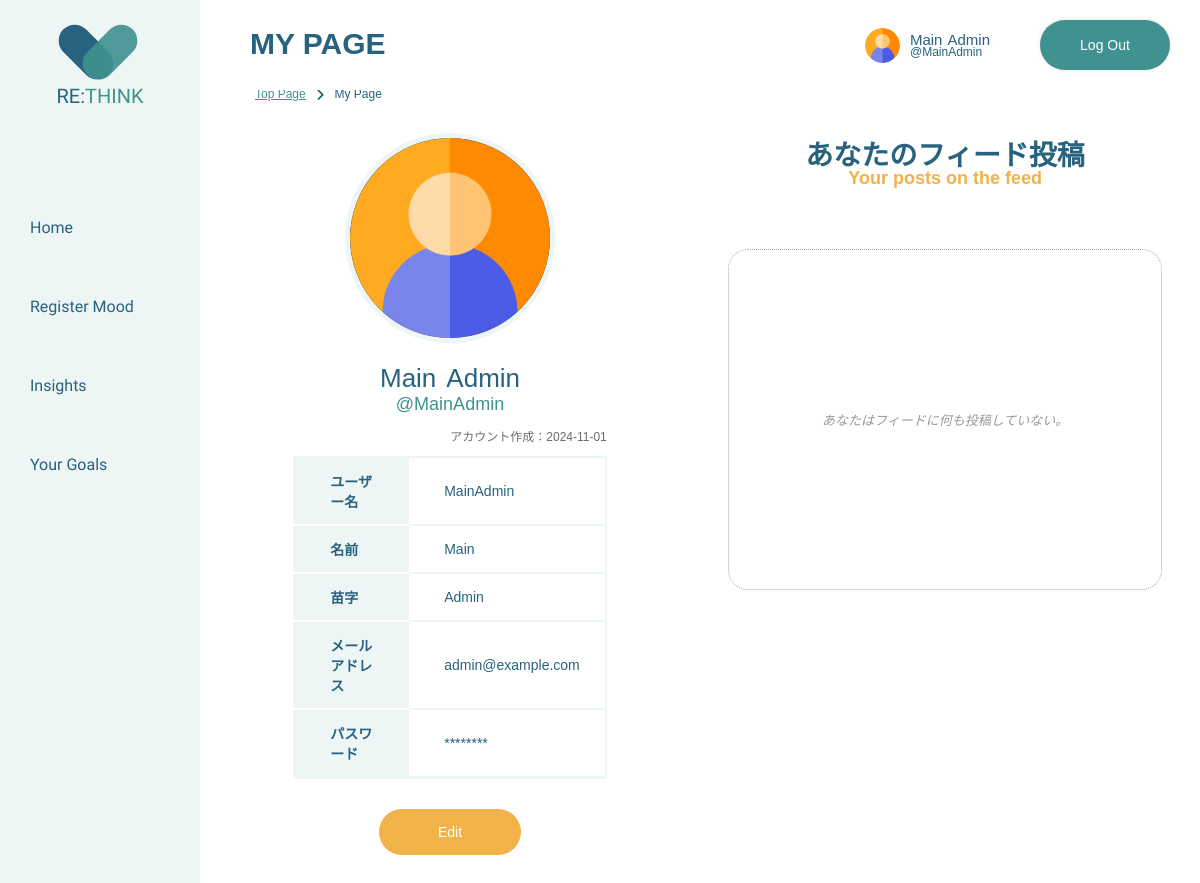
The app's page /rethink/user/user_profile/my_page.php (signed in) with its own data.
### tables this page shows
CREATE TABLE `users` (
  `UserID` int(11) NOT NULL,
  `FirstName` varchar(50) NOT NULL,
  `LastName` varchar(50) NOT NULL,
  `Username` varchar(30) DEFAULT NULL,
  `Email` varchar(50) NOT NULL,
  `Password` varchar(30) NOT NULL,
  `Role` varchar(1) NOT NULL,
  `Created` date DEFAULT NULL,
  `profileImg` varchar(100) DEFAULT NULL
);

### rethink/user/user_profile/my_page.php (the view, shortened to what the rows shown need)
<?php
include(BASE_PATH . "connections.php");
include(BASE_PATH . "check_login.php");
include(BASE_PATH . "header/user_layout.php");
$userData = check_login($con);
$userID = $userData['UserID'];
$userProfileImageQuery =  mysqli_query($con, "SELECT profileImg FROM users WHERE UserID = '$userID' ");
$profileImageCount = mysqli_num_rows($userProfileImageQuery);
?>
<!DOCTYPE html>
<html lang="en">
    <head>
        <?php includeHeadAssets(); ?>
    </head>
    <body>
        <?php renderUserHeaderWithLogout($userData); ?>
        <div class="main-wrapper">
            <article class="mypage-content-wrapper">
                <section class="mypage-left-section">
                    <div class="profile-image" id="profile-image">
                        <img src="../../assets/user-img/<?php
                            if ($profileImageCount > 0) {
                                $profileImageData = mysqli_fetch_assoc($userProfileImageQuery);
                                $profileImageFilename = $profileImageData['profileImg'];
                                echo $profileImageFilename;
                            } ?>"
                        alt="User Profile Image">
                    </div>
                    <h2>My page</h2>
                    <div class="user-name-container">
                        <div class="full-name">
                            <?php
                            if (ctype_alpha($userData['FirstName'])) {
                                echo "<p>" . htmlspecialchars($userData['FirstName']) . "</p><p>" . $userData['LastName'] . "</p>" ;
                            } else {
                                echo "<p>" . $userData['LastName'] . "</p><p>" . htmlspecialchars($userData['FirstName']) . "</p>" ;
                            }
                            ?>
                        </div>
                        <div class="username">
                            <p>@<?php echo htmlspecialchars($userData['Username']) ?></p>
                        </div>
                    </div>
                    <div class="user-profile-contents">
                        <div class="account-info-table">
                            <div class="account-creation-info">
                                <p>アカウント作成：<?php echo $userData['Created'] ?></p>
                            </div>
                            <table>
                                <tr>
                                    <td>ユーザー名</td>
                                    <td><?php echo htmlspecialchars($userData['Username']) ?></td>
                                </tr>
                                <tr>
                                    <td>名前</td>
                                    <td><?php echo htmlspecialchars($userData['FirstName']) ?></td>
                                </tr>
                                <tr>
                                    <td>苗字</td>
                                    <td><?php echo htmlspecialchars($userData['LastName']) ?></td>
                                </tr>
                                <tr>
                                    <td>メールアドレス</td>
                                    <td><?php echo $userData['Email'] ?></td>
                                </tr>
                            </table>
                        </div>
                    </div>
                </section>
            </article>
        </div>
    </body>
</html>

### rethink/server-side/shared/header/user_layout.php (shortened to what the rows shown need)
<?php
function hsc($hsc)
{
	return htmlspecialchars($hsc, ENT_QUOTES);
}
function includeHeadAssets() {
    echo '
        <meta charset="utf-8">
        <title>RE:THINK</title>
        <script src="https://kit.fontawesome.com/4f1988a159.js"></script>
        <link rel="preconnect" href="https://fonts.googleapis.com">
        <link rel="preconnect" href="https://fonts.gstatic.com" crossorigin>
        <link href="https://fonts.googleapis.com/css2?family=Gudea&display=swap" rel="stylesheet">
        <link rel="stylesheet" href="' . BASE_URL . './assets/css/shared.css">
        <link rel="stylesheet" href="' . BASE_URL . './assets/css/user.css">
        ';
}
function renderUserHeaderWithLogout($user_data){
    echo "
        <div class='top-header'>
            <a href='" . BASE_URL . "user/user_profile/my_page.php'>
                <div class='header-display'>
                    <div class='header-icon'>
                        <img src='" . BASE_URL . "assets/user-img/" .hsc($user_data['profileImg'])."' alt='User Profile Image'>
                    </div>
                    <div class='header-name-wrapper'>
                        <div class='header-name'>
                            <p class='first-name'>" .hsc($user_data['FirstName'])."</p>
                            <p class='last-name'>" .hsc($user_data['LastName'])."</p>
                        </div>
                        <div class='header-title'>
                            <p>@" .hsc($user_data['Username'])."</p>
                        </div>
                    </div>
                </div>
            </a>
            <a href='". BASE_URL . "server-side/shared/logout.php'>
                <div class='logout-sticky'>Log Out</div>
            </a>
        </div>
    ";
}
?>

### records on screen
users: profileImg (picture), FirstName "Main", LastName "Admin", Username "MainAdmin", Created "2024-11-01", Email "admin@example.com"
